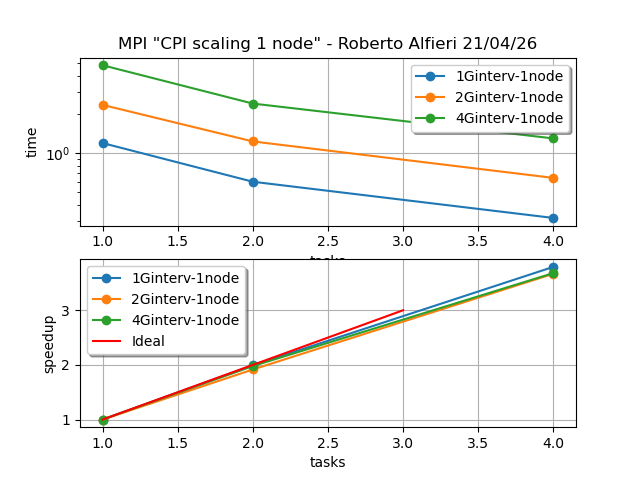

This figure's Python source:
#!/usr/bin/env python3

import matplotlib
matplotlib.use('Agg')   # Backend per PNG 
import matplotlib.pyplot as plt
import pandas as pd

df1n = pd.read_csv("mpi_cpi-1n.csv", names=["par","n","e2","t","nt","host"])

#print(df)

df1n1g=df1n[df1n["n"]==1000000000]  # 1 nodo - 1G intervalli
df1n2g=df1n[df1n["n"]==2000000000]  # 1 nodo - 2G intervalli
df1n4g=df1n[df1n["n"]==4000000000]  # 1 nodo - 4G intervalli

print (df1n1g)

plt.subplot(2,1,1)

plt.title('MPI "CPI scaling 1 node" - Roberto Alfieri 21/04/26')

plt.grid()
plt.xlabel('tasks')
plt.ylabel('time')
plt.yscale('log')
plt.plot(df1n1g.nt,  df1n1g.t, '-o', label="1Ginterv-1node")
plt.plot(df1n2g.nt,  df1n2g.t, '-o', label="2Ginterv-1node")
plt.plot(df1n4g.nt,  df1n4g.t, '-o', label="4Ginterv-1node")
plt.legend(shadow=True,loc="best")

plt.subplot(2,1,2)

plt.grid()
plt.xlabel('tasks')
plt.ylabel('speedup')
plt.plot(df1n1g.nt,  df1n1g.t.iloc[0]/df1n1g.t,  '-o', label="1Ginterv-1node")
plt.plot(df1n2g.nt,  df1n2g.t.iloc[0]/df1n2g.t,  '-o', label="2Ginterv-1node")
plt.plot(df1n4g.nt,  df1n4g.t.iloc[0]/df1n4g.t,  '-o', label="4Ginterv-1node")
#plt.plot(range(1,32),range(1,32),'-r', label='Ideal')
plt.plot(range(1,4),range(1,4),'-r', label='Ideal')
plt.legend(shadow=True,loc="best")

plt.savefig('mpi_cpi-1n.png')
